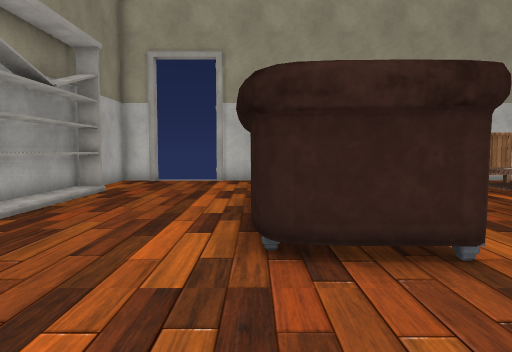
view 1 (above)

17 first-person views from a walk through a scene from a Unity 3-D project. The camera is 1.3 m above the floor, tilts 4° down and sees 70° across. Doors are open. The floor is counted in squares, 1 m on a side. Each view is taken from the middle of a square. On the plan, view 1 faces up. The plan holds only what a view shows up to about 15 squares ahead; the rest is blank. Some animated figures are not drawn. Some surface patterns are stand-ins.

view 2
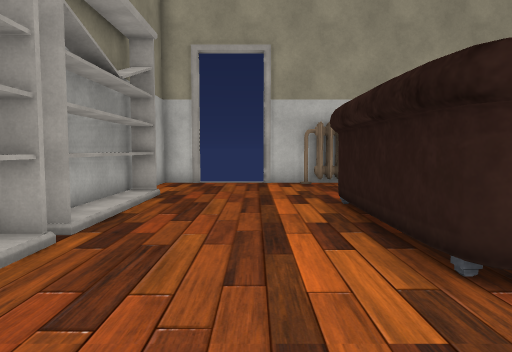

view 3
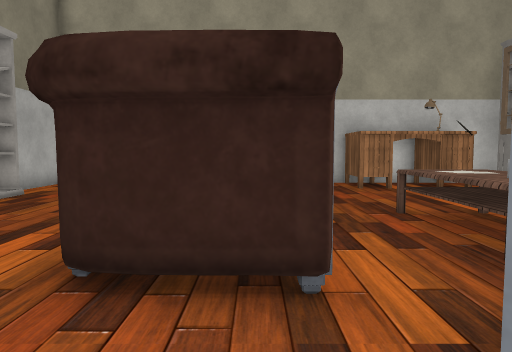

view 4
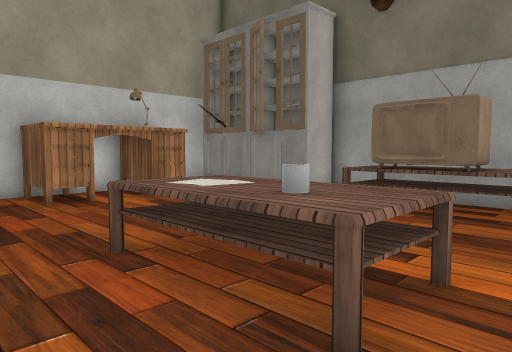

view 5
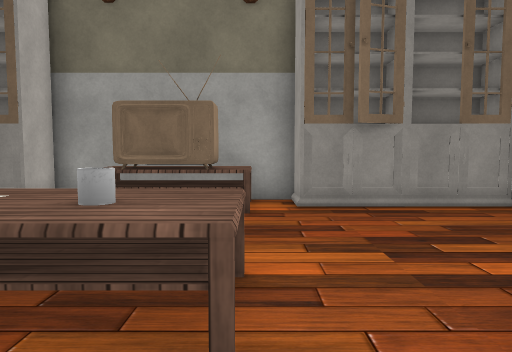

view 6
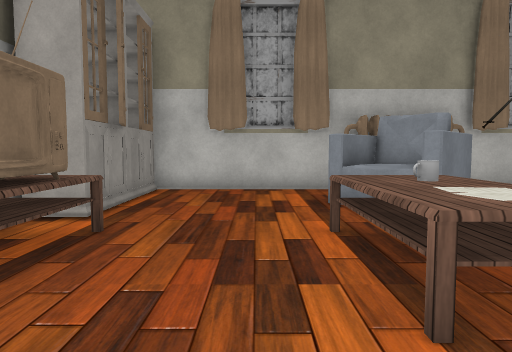

view 7
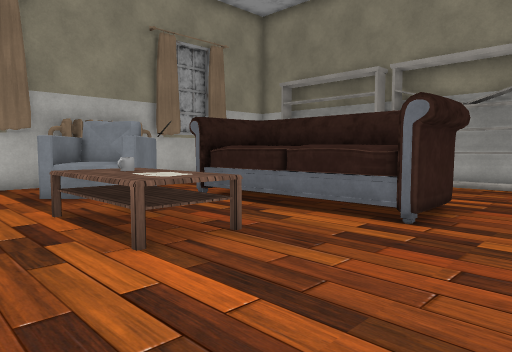

view 8
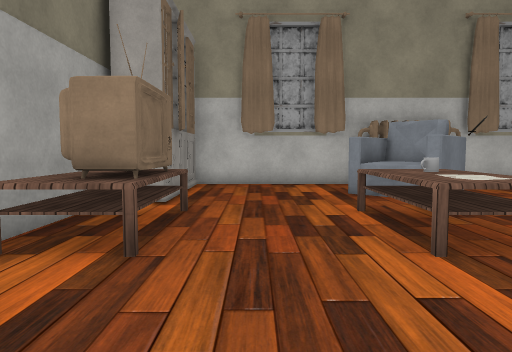

view 9
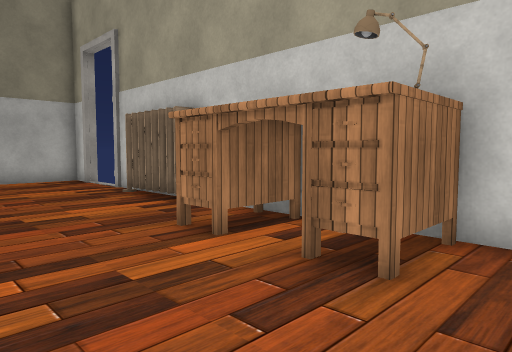

view 10
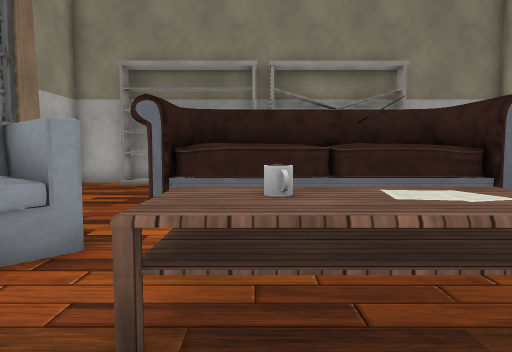

view 11
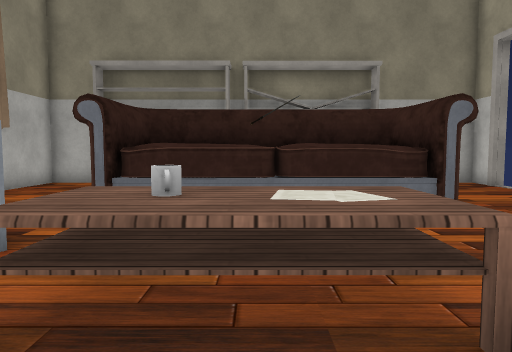

view 12
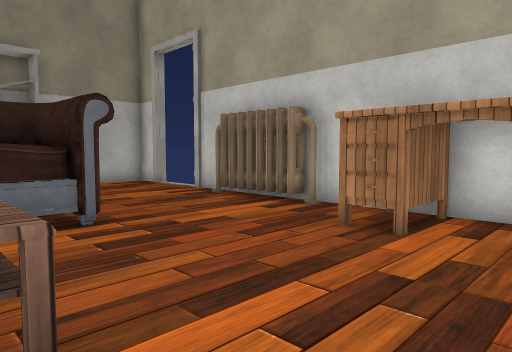

view 13
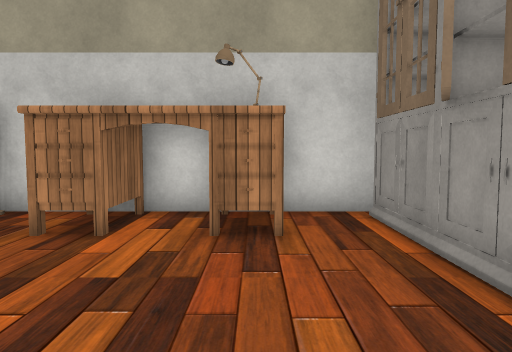

view 14
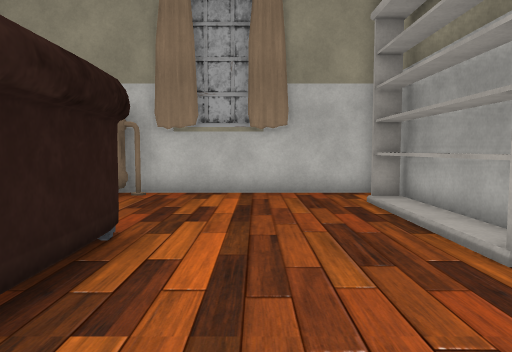

view 15
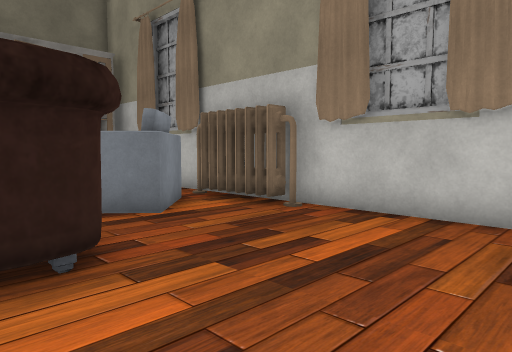

view 16
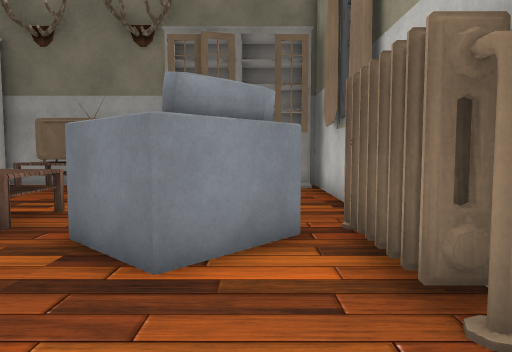

view 17
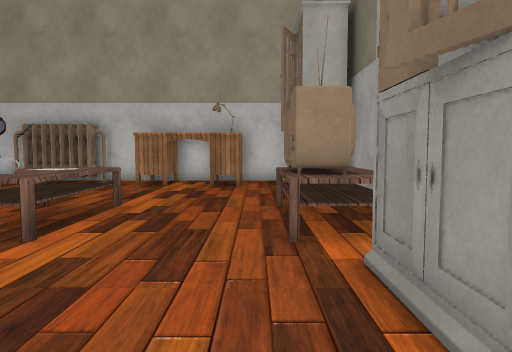

### Floor plan
Points are (right, up) in squares from view 1. A wall is a line through its corners. A room is listed if a view was taken in it or the views show most of it. See-through windows are left out.
Room 1 (views 1, 2, 3, 4, 5, 6, 7, 8, 9, 10, 11, 12, 13, 14, 15, 16, 17)
walls: (4.7, 3.6) (3.2, 2); (4.7, 0.2) (2.7, 2.1) (4.3, 3.8) (6.3, 2); (11.4, 11.1) (11.3, 11.5) (11.3, 11.7); (11.3, 11.5) (11.3, 15.1); (1.4, 15.7) (-1.7, 15.7); (11.3, 12.3) (11.3, 12.7) (11.3, 13); (-4.9, 6) (-4.9, 0.9); (11.3, 2.5) (11.3, 2.8) (11.3, 3.1); (11.4, 13.6) (11.3, 13.9) (11.3, 14.1); (5.4, -1.2) (12.8, -1.2); (-4.9, 11.7) (-4.9, 6.5); (11.2, 1.3) (11.3, 2); (11.3, 1.3) (11.2, 1.9); (-5.7, 4.8) (-5.7, -1.2) (2.1, -1.2); (11.3, 0.1) (11.3, 0.4) (11.3, 0.7); (11.9, 15.7) (3, 15.7); (-4.3, 15.7) (-5.7, 15.7) (-5.7, 8); (11.3, -0.9) (11.3, 4) (12.7, 4) (12.7, 10.2) (11.3, 10.2) (11.3, 11.4)
low walls: (4.7, 3.5) (5.1, 3.2)
ways out: open door at (-3, 16); open door at (11, 1)
objects: other object (0, 4) to (2, 10); heater (1, 15) to (3, 15); heater (3, -1) to (4, -1); table (5, 5) to (7, 8); other object (5, 7) to (6, 7); mug (6, 6); table (6, 14) to (9, 15); table (11, 5) to (12, 5); other object (11, 6) to (12, 8)

Where each view was taken, in squares from view 1:
view 1: 0 up, 0 right, facing up
view 2: 1 up, 2 left, facing up
view 3: 1 up, 2 right, facing up
view 4: 4 up, 3 right, facing up-right
view 5: 5 up, 3 right, facing right
view 6: 11 up, 8 right, facing down
view 7: 13 up, 9 right, facing down-left
view 8: 13 up, 9 right, facing down
view 9: 10 up, 11 right, facing up-left
view 10: 6 up, 9 right, facing left
view 11: 7 up, 9 right, facing left
view 12: 8 up, 9 right, facing up-left
view 13: 8 up, 9 right, facing up
view 14: 10 up, 2 left, facing down
view 15: 6 up, 4 left, facing down-right
view 16: 1 up, 1 left, facing right
view 17: 0 up, 10 right, facing up
